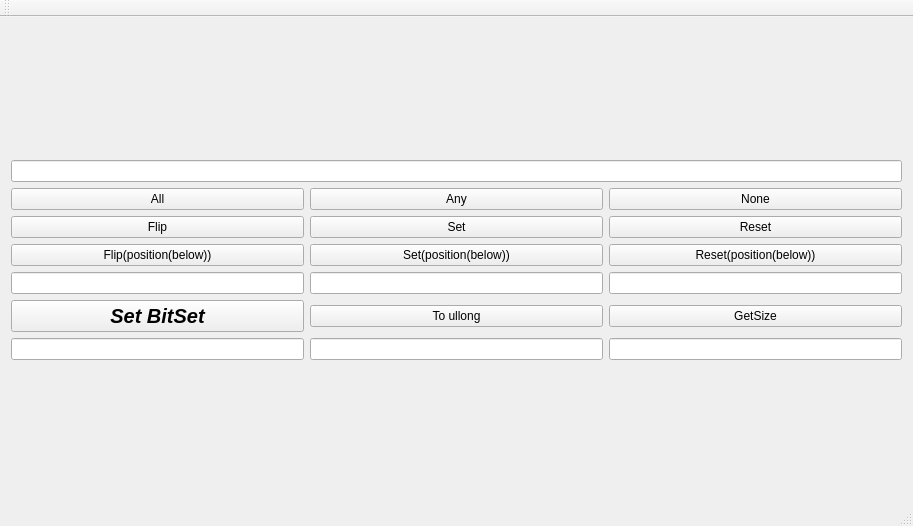
<?xml version="1.0" encoding="UTF-8"?>
<ui version="4.0">
 <class>MainWindowClass</class>
 <widget class="QMainWindow" name="MainWindowClass">
  <property name="geometry">
   <rect>
    <x>0</x>
    <y>0</y>
    <width>913</width>
    <height>526</height>
   </rect>
  </property>
  <property name="windowTitle">
   <string>MainWindow</string>
  </property>
  <widget class="QWidget" name="centralWidget">
   <property name="maximumSize">
    <size>
     <width>1920</width>
     <height>1080</height>
    </size>
   </property>
   <layout class="QVBoxLayout" name="verticalLayout">
    <item>
     <layout class="QGridLayout" name="gridLayout">
      <item row="4" column="2">
       <widget class="QLineEdit" name="ResetPositionLine"/>
      </item>
      <item row="0" column="0" colspan="3">
       <widget class="QLineEdit" name="BitSet"/>
      </item>
      <item row="3" column="2">
       <widget class="QPushButton" name="ResetPosition">
        <property name="text">
         <string>Reset(position(below))</string>
        </property>
       </widget>
      </item>
      <item row="1" column="1">
       <widget class="QPushButton" name="Any">
        <property name="text">
         <string>Any</string>
        </property>
       </widget>
      </item>
      <item row="3" column="1">
       <widget class="QPushButton" name="SetPosition">
        <property name="text">
         <string>Set(position(below))</string>
        </property>
       </widget>
      </item>
      <item row="2" column="0">
       <widget class="QPushButton" name="Flip">
        <property name="text">
         <string>Flip</string>
        </property>
       </widget>
      </item>
      <item row="2" column="1">
       <widget class="QPushButton" name="Set">
        <property name="text">
         <string>Set</string>
        </property>
       </widget>
      </item>
      <item row="1" column="0">
       <widget class="QPushButton" name="All">
        <property name="text">
         <string>All</string>
        </property>
       </widget>
      </item>
      <item row="1" column="2">
       <widget class="QPushButton" name="None">
        <property name="text">
         <string>None</string>
        </property>
       </widget>
      </item>
      <item row="2" column="2">
       <widget class="QPushButton" name="Reset">
        <property name="text">
         <string>Reset</string>
        </property>
       </widget>
      </item>
      <item row="4" column="0">
       <widget class="QLineEdit" name="FlipPositionLine"/>
      </item>
      <item row="5" column="2">
       <widget class="QPushButton" name="GetSize">
        <property name="text">
         <string>GetSize</string>
        </property>
       </widget>
      </item>
      <item row="5" column="0">
       <widget class="QPushButton" name="SetBitset">
        <property name="font">
         <font>
          <pointsize>15</pointsize>
          <italic>true</italic>
          <bold>true</bold>
         </font>
        </property>
        <property name="text">
         <string>Set BitSet</string>
        </property>
       </widget>
      </item>
      <item row="4" column="1">
       <widget class="QLineEdit" name="SetPositionLine"/>
      </item>
      <item row="3" column="0">
       <widget class="QPushButton" name="FlipPosition">
        <property name="text">
         <string>Flip(position(below))</string>
        </property>
       </widget>
      </item>
      <item row="5" column="1">
       <widget class="QPushButton" name="To_Ullong">
        <property name="text">
         <string>To ullong</string>
        </property>
       </widget>
      </item>
      <item row="6" column="0">
       <widget class="QLineEdit" name="SetBitsetLine">
        <property name="inputMask">
         <string comment="8">00000000</string>
        </property>
       </widget>
      </item>
      <item row="6" column="1">
       <widget class="QLineEdit" name="To_UllongLine"/>
      </item>
      <item row="6" column="2">
       <widget class="QLineEdit" name="GetSizeLine"/>
      </item>
     </layout>
    </item>
   </layout>
  </widget>
  <widget class="QMenuBar" name="menuBar">
   <property name="geometry">
    <rect>
     <x>0</x>
     <y>0</y>
     <width>913</width>
     <height>22</height>
    </rect>
   </property>
  </widget>
  <widget class="QToolBar" name="mainToolBar">
   <attribute name="toolBarArea">
    <enum>TopToolBarArea</enum>
   </attribute>
   <attribute name="toolBarBreak">
    <bool>false</bool>
   </attribute>
  </widget>
  <widget class="QStatusBar" name="statusBar"/>
 </widget>
 <layoutdefault spacing="6" margin="11"/>
 <resources>
  <include location="MainWindow.qrc"/>
 </resources>
 <connections/>
</ui>
